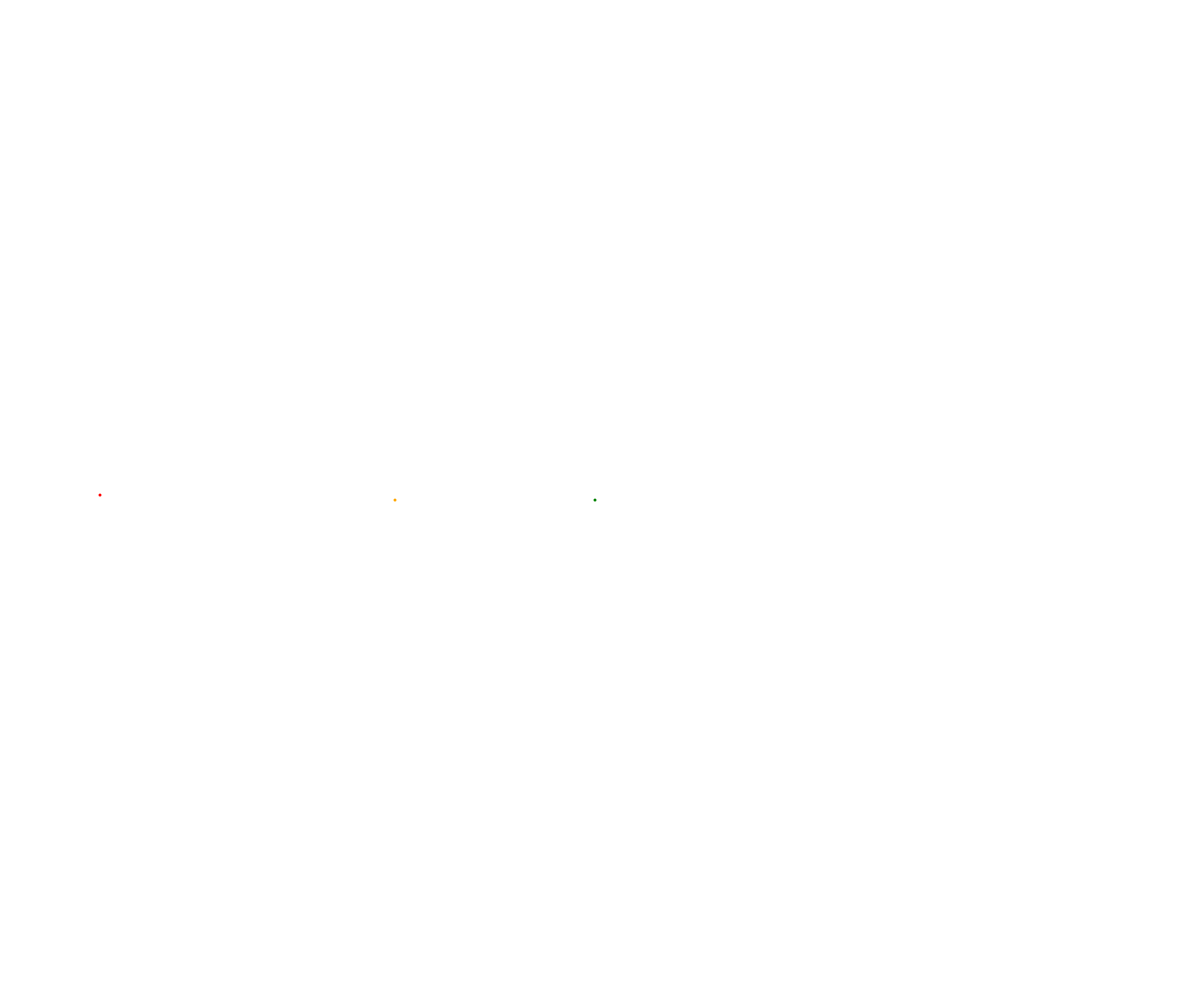
Frame 1 (no input)
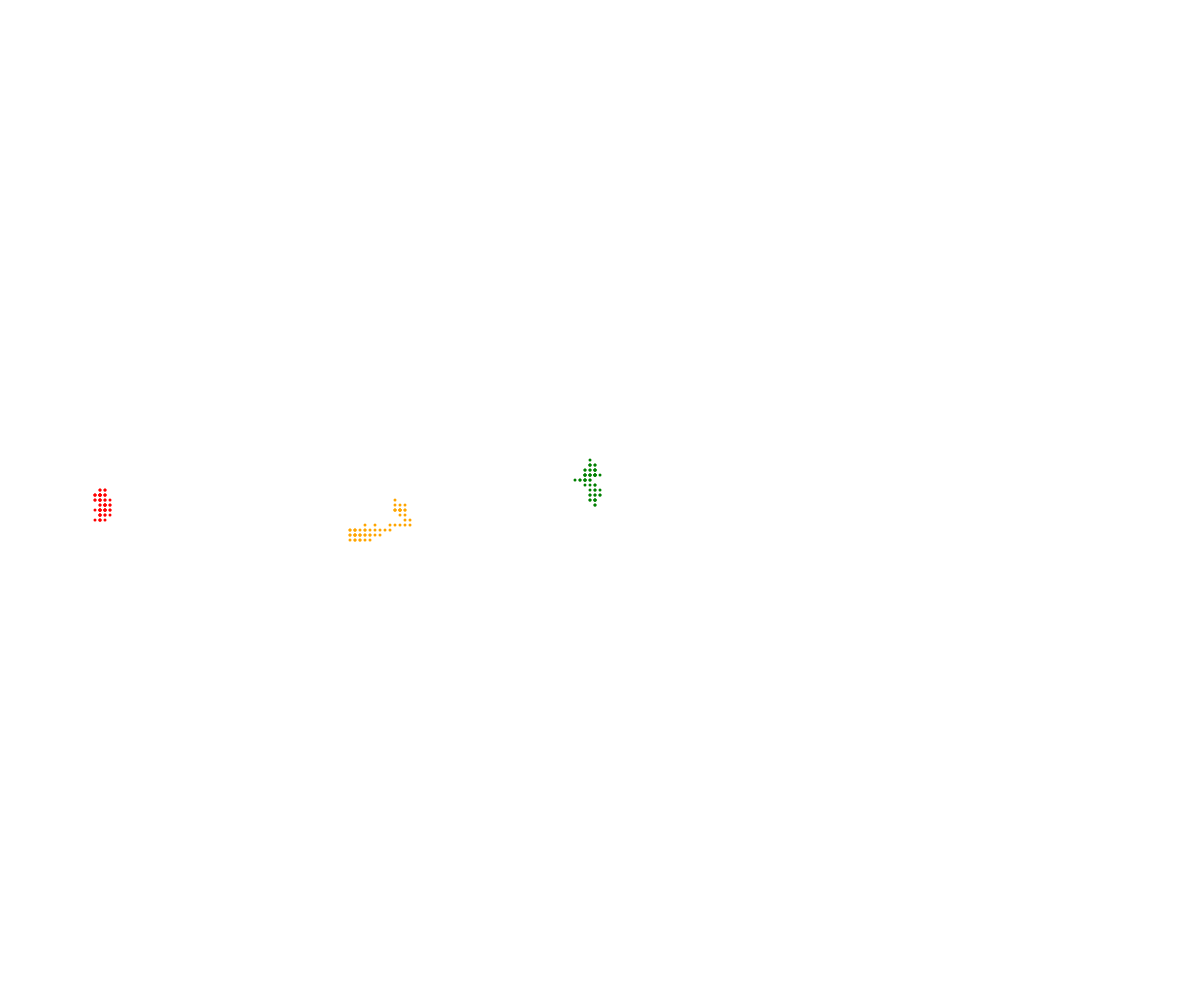
Frame 60 (no input)
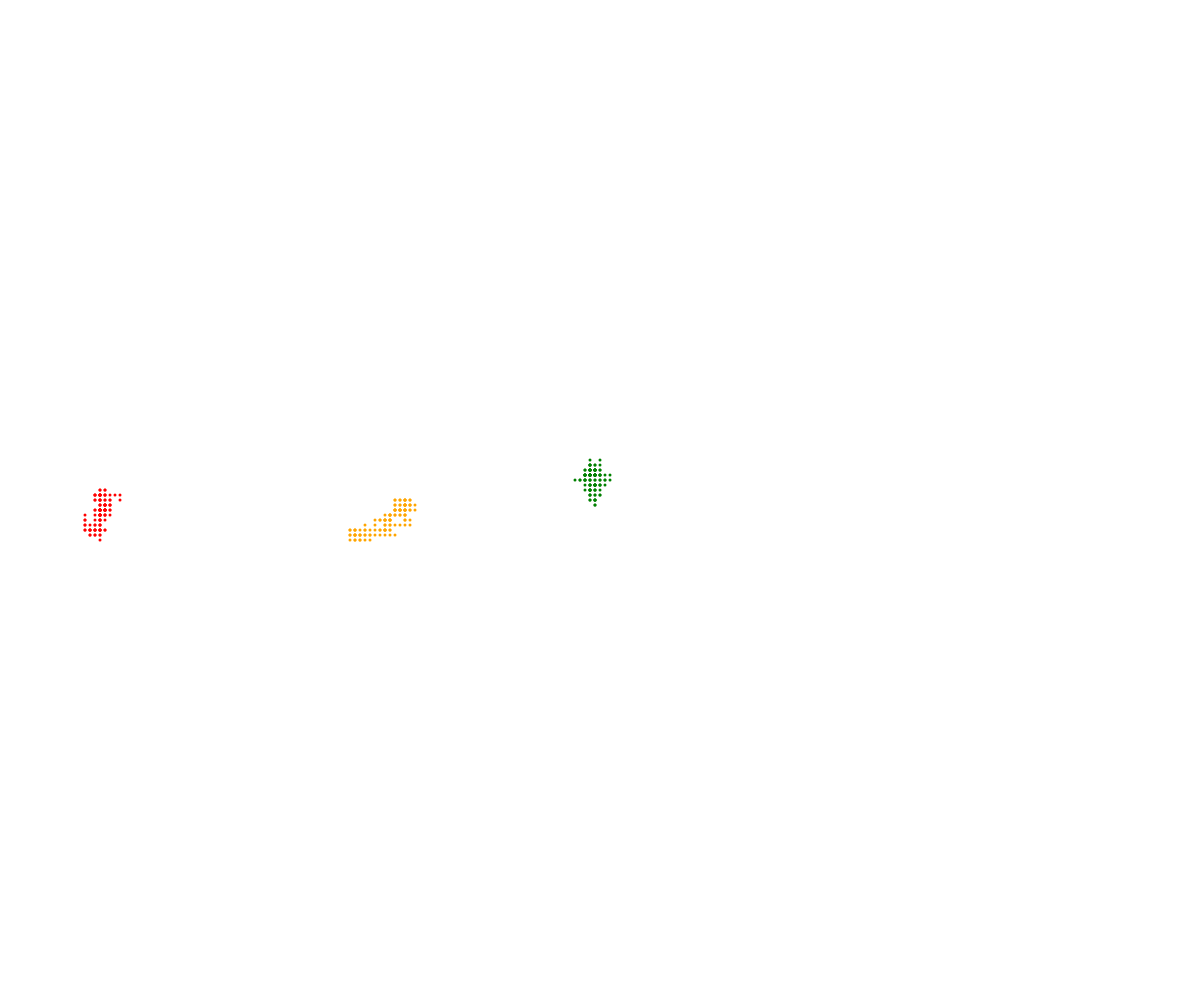
Frame 120 (the mouse pressed at the canvas centre since frame 60)

The p5.js sketch that drew these frames (run headless with seeded random() and noise() and a simulated clock; from frame 60 on, the mouse is pressed at the canvas centre):

// p5.js sketch
// ── sketch.js
// OOP Walker Demo

let kayaan, nick, hannah;

function setup() {
  createCanvas(windowWidth, windowHeight);
  kayaan = new Walker(width/2, height/2, "green");
  nick = new Walker(100, height/2, "red");
  hannah = new Walker(400, height/2, "orange");
}

function draw() {
  kayaan.move();
  nick.move();
  hannah.move();

  kayaan.display();
  nick.display();
  hannah.display();
}

class Walker {
  constructor(x, y, theColour) {
    this.x = x;
    this.y = y;
    this.colour = theColour;
    this.speed = 5;
  }

  display() {
    noStroke();
    fill(this.colour);
    circle(this.x, this.y, 3);
  }

  move() {
    let choice = random(100);
    if (choice < 25) { // down
      this.y -= this.speed;
    }
    else if (choice < 50) { // up
      this.y += this.speed;
    }
    else if (choice < 75) { // left
      this.x -= this.speed;
    }
    else { // right
      this.x += this.speed;
    }
  }
}
